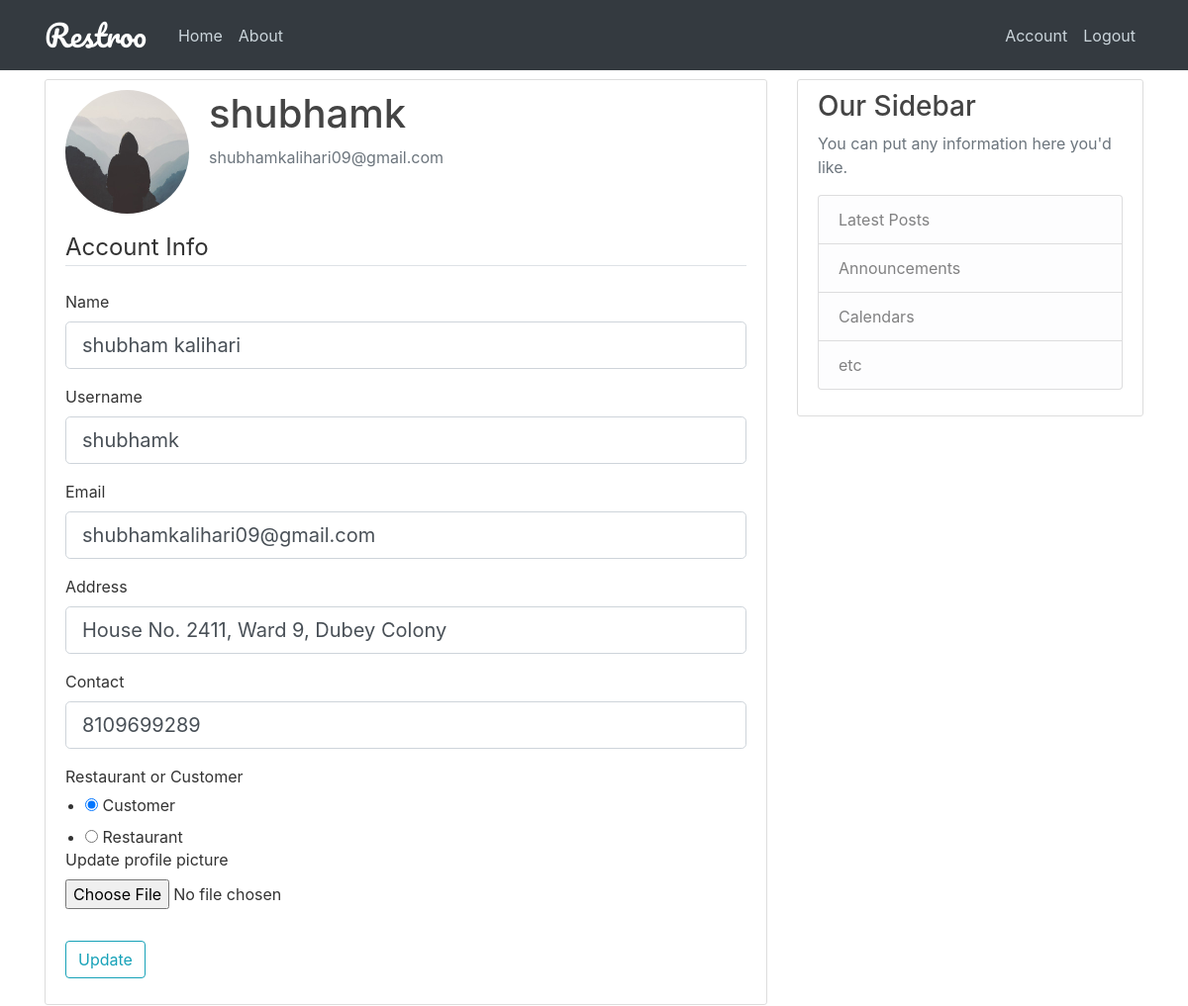
Page /account (signed in) on the committed database.
### restroo/models.py (models this page shows, shortened)
class User(db.Model, UserMixin):
    id = db.Column(db.Integer, primary_key=True)
    name = db.Column(db.String(100), nullable=False)
    username = db.Column(db.String(20), unique=True, nullable=False)
    email = db.Column(db.String(120), unique=True, nullable=False)
    address = db.Column(db.Text, nullable=False)
    contact = db.Column(db.Integer, nullable=False)
    role = db.Column(db.String(20), nullable=False, default="customer")
    image_file = db.Column(db.String(20), nullable=False, default='default.jpg')
    password = db.Column(db.String(60), nullable=False)
    table = db.relationship('Tables', backref='restaurant', lazy=True)
    medias = db.relationship('Media', backref='uploader', lazy=True)
    posts = db.relationship('Post', back_populates='author', lazy=True)
    bookings = db.relationship('Booking', back_populates='booker', lazy=True,
                               primaryjoin='User.id==Booking.cust_id')
    reserves = db.relationship('Booking', back_populates='bookplace', lazy=True,
                               primaryjoin='User.id==Booking.rest_id')
    reviewed_by = db.relationship('Review', back_populates='reviewer', lazy=True,
                                  primaryjoin='User.id==Review.cust_id')
    reviewed_at = db.relationship('Review', back_populates='reviewplace', lazy=True,
                                  primaryjoin='User.id==Review.rest_id')

### restroo/routes.py (the view)
@app.route("/account", methods=['GET', 'POST'])
@login_required
def account():
    form = UpdateAccountForm()
    if form.validate_on_submit():
        if form.picture.data:
            picture_file = save_picture(form.picture.data)
            current_user.image_file = picture_file
        current_user.name = form.name.data
        current_user.email = form.email.data
        current_user.username = form.username.data
        current_user.contact = form.contact.data
        current_user.address = form.address.data
        current_user.role = form.role.data
        db.session.commit()
        flash('Your data have been updated successfully', 'success')
        return redirect(url_for('account'))
    elif request.method == 'GET':
        form.name.data = current_user.name
        form.username.data = current_user.username
        form.email.data = current_user.email
        form.contact.data = current_user.contact
        form.address.data = current_user.address
        form.role.data = current_user.role
    image_file = url_for('static', filename='profile_pics/' + current_user.image_file)
    return render_template('account.html', title='Account', image_file=image_file, form=form)

### restroo/forms.py (shortened to what this page needs)
class UpdateAccountForm(FlaskForm):
    name = StringField('Name', validators=[DataRequired()])
    username = StringField('Username',
                           validators=[DataRequired(), Length(min=2, max=20)])
    email = StringField('Email',
                        validators=[DataRequired(), Email()])
    address = StringField('Address', validators=[DataRequired()])
    contact = StringField('Contact', validators=[DataRequired()])
    role = RadioField('Restaurant or Customer', choices=[('customer', 'Customer'), ('restaurant', 'Restaurant')])
    picture = FileField('Update profile picture', validators=[FileAllowed(['jpg', 'png'])])
    submit = SubmitField('Update')

### restroo/models.py (called while the page is built)
@login_manager.user_loader
def load_user(user_id):
    return User.query.get(int(user_id))

### restroo/templates/account.html (shortened to what this page needs)
{% extends "layout.html" %}
{% block content %}
    <div class="content-section">
  <div class="media">
    <img class="rounded-circle account-img" src="{{ image_file }}">
    <div class="media-body">
      <h2 class="account-heading">{{ current_user.username }}</h2>
      <p class="text-secondary">{{ current_user.email }}</p>
    </div>
  </div>
        <form method="POST" action="" enctype="multipart/form-data">
            <fieldset class="form-group">
                <legend class="border-bottom mb-4">Account Info</legend>
                <div class="form-group">
                    {{ form.name.label(class="form-control-label") }}
                    {% if form.name.errors %}
                        {{ form.name(class="form-control form-control-lg is-invalid") }}
                        <div class="invalid-feedback">
                            {% for error in form.name.errors %}
                                <span>{{ error }}</span>
                            {% endfor %}
                        </div>
                    {% else %}
                        {{ form.name(class="form-control form-control-lg") }}
                    {% endif %}
                </div>
                <div class="form-group">
                    {{ form.username.label(class="form-control-label") }}
                    {% if form.username.errors %}
                        {{ form.username(class="form-control form-control-lg is-invalid") }}
                        <div class="invalid-feedback">
                            {% for error in form.username.errors %}
                                <span>{{ error }}</span>
                            {% endfor %}
                        </div>
                    {% else %}
                        {{ form.username(class="form-control form-control-lg") }}
                    {% endif %}
                </div>
                <div class="form-group">
                    {{ form.email.label(class="form-control-label") }}
                    {% if form.email.errors %}
                        {{ form.email(class="form-control form-control-lg is-invalid") }}
                        <div class="invalid-feedback">
                            {% for error in form.email.errors %}
                                <span>{{ error }}</span>
                            {% endfor %}
                        </div>
                    {% else %}
                        {{ form.email(class="form-control form-control-lg") }}
                    {% endif %}
                </div>
                <div class="form-group">
                    {{ form.address.label(class="form-control-label") }}
                    {% if form.address.errors %}
                        {{ form.address(class="form-control form-control-lg is-invalid") }}
                        <div class="invalid-feedback">
                            {% for error in form.address.errors %}
                                <span>{{ error }}</span>
                            {% endfor %}
                        </div>
                    {% else %}
                        {{ form.address(class="form-control form-control-lg") }}
                    {% endif %}
                </div>
                <div class="form-group">
                    {{ form.contact.label(class="form-control-label") }}
                    {% if form.contact.errors %}
                        {{ form.contact(class="form-control form-control-lg is-invalid") }}
                        <div class="invalid-feedback">
                            {% for error in form.contact.errors %}
                                <span>{{ error }}</span>
                            {% endfor %}
                        </div>
                    {% else %}
                        {{ form.contact(class="form-control form-control-lg") }}
                    {% endif %}
                </div>
            <div class="form-group" style="margin-bottom: 60px">
                {{ form.role.label(class="form-check-label") }}
                {{ form.role(class="form-check-input") }}
            </div>
            <div class="form-group">
                    {{ form.picture.label() }}
                    {{ form.picture(class='form-control-file') }}
            </div>
            </fieldset>
            <div class="form-group">
                {{ form.submit(class="btn btn-outline-info") }}
            </div>
        </form>
</div>
{% endblock content %}

### restroo/static/main.css (style rules this page uses)
body { background-image: url('pexels-pixabay-326279.jpg'); background-repeat: no-repeat; background-attachment: fixed; background-size: cover; color: #333333; margin-top: 5rem; }
h1, h2, h3, h4, h5, h6 { color: #444444; }
.content-section { background: #ffffff; padding: 10px 20px; border: 1px solid #dddddd; border-radius: 3px; margin-bottom: 20px; }
.account-img { height: 125px; width: 125px; margin-right: 20px; margin-bottom: 16px; }
.account-heading { font-size: 2.5rem; }

### rows in the picture
User: username "shubhamk", email "shubhamkalihari09@gmail.com", name "shubham kalihari", address "House No. 2411, Ward 9, Dubey Colony", contact "8109699289", role "☑ Customer ☐ Restaurant"
